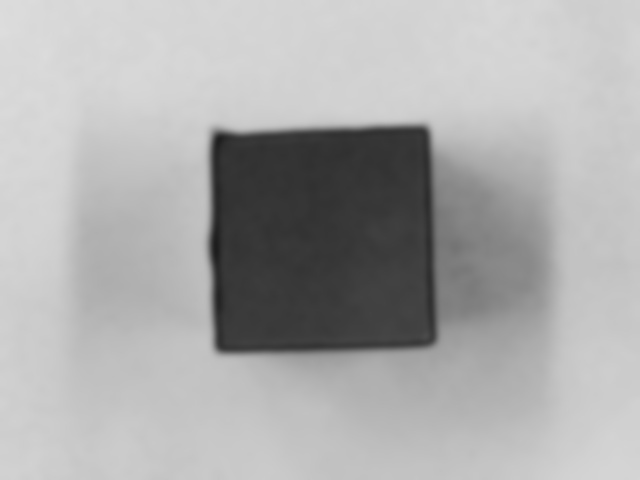
#> input picture 生产实习/机械臂源程序/5机器视觉/2.物体定位及角度测量/pic/gray.jpg, 640 x 480 px
$ jupyter execute '3.图像二值化.ipynb'
#> lines starting #> are read from the running program, lines starting #| are printed output that depends on the picture; after the words box and inside, x2 and y2 are one past the last pixel; in counts of white or black regions, pixels touching at a corner belong together
[cell 1]
# %load 3.图像二值化.py
import cv2
if __name__ == "__main__":
    gray = cv2.imread("pic/gray.jpg", -1)
#> gray is the input picture: shape (480, 640); min 29, max 221, mean 172.2
    # 高斯滤波
    gray = cv2.GaussianBlur(gray, (25, 25), 3)
    # 自适应阈值二值化
    binary = cv2.adaptiveThreshold(gray, 255, cv2.ADAPTIVE_THRESH_MEAN_C, cv2.THRESH_BINARY_INV, 11, 2)
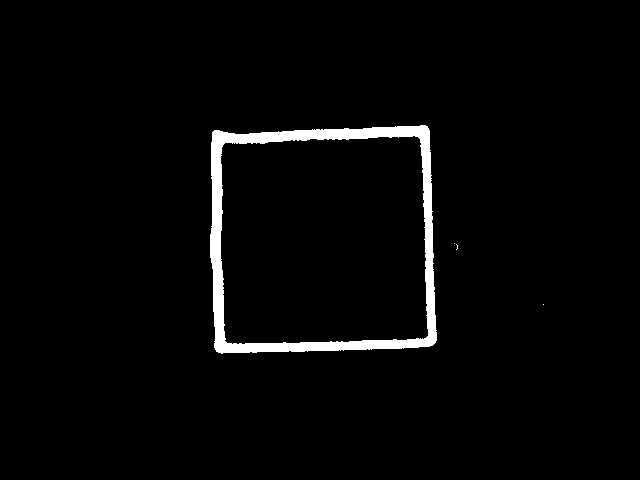
#> binary: shape (480, 640); 2.7% white; 4 white regions (3 under 20 px), largest, box (x1, y1, x2, y2) and area: (210, 125, 437, 354) 8177
    cv2.imshow("binary", binary)  # 显示图像
    cv2.imwrite('pic/binary.jpg', binary)  # 保存图像
    key = cv2.waitKey(0)  # 窗口暂停
#> (key Esc is pressed here)
    cv2.destroyAllWindows()
